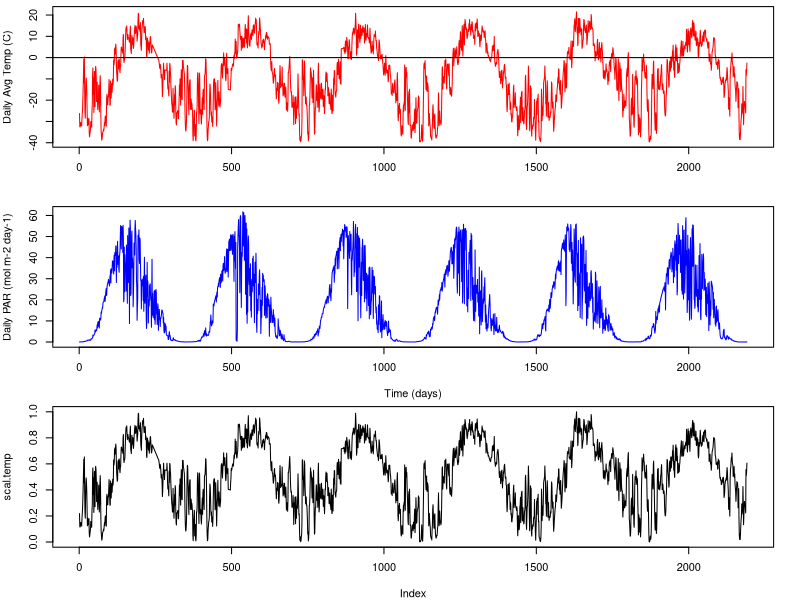
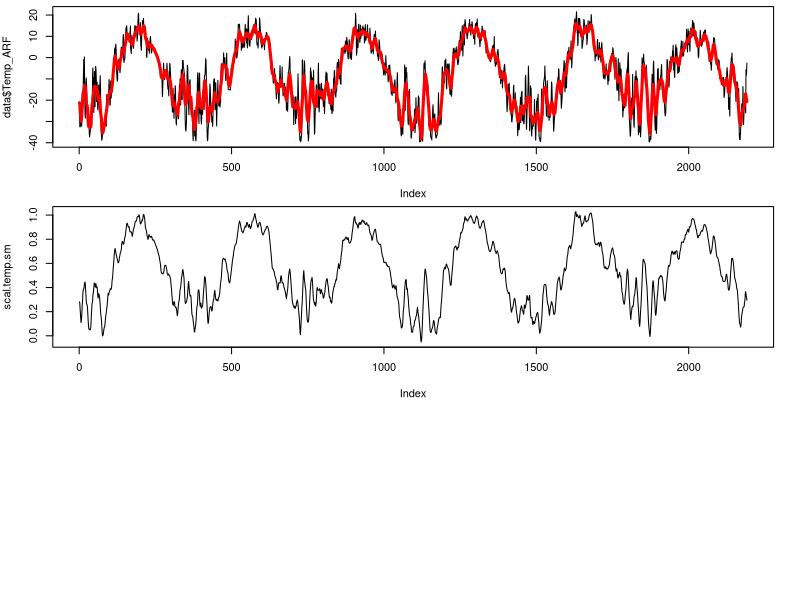

Write the R code that produced these figures, in order. (Note: this script raises an error after producing the figures.)
############re-loading the data

#set working directory to C-N-model
data = read.csv("InputData_Processed.csv") #This is the "FluxData.csv" file, but with added calculations of GDD
head(data)


#plot the data
par(mfrow=c(3,1), mar=c(4,4,0.5,2))
plot(data$Temp_ARF~data$time, type="l", ylab = "Daily Avg Temp (C)", col="red", xlab="")
abline(h=0)
plot(data$PAR_ARF~data$time, type="l", ylab = "Daily PAR (mol m-2 day-1)", col="blue", xlab = "Time (days)")

#need to calculate DOY of senescence 
years = unique(data$year) #tells you which years we have data for 
sen.day = NA
for (i in 1: length(years)){
  year.i = years[i]
  data.year = subset(data, data$year==year.i)
  sen.day[i] = min(data.year$DOY[which(data.year$Temp_ARF<=10 & data.year$DOY>200)])
}
sen.day
num.days = c(365, 365, 365, 366, 365,365)
senDOY = rep(c(sen.day), c(num.days))
data = data.frame(data, senDOY = senDOY)
head(data)

#create a temperature scalar
Tmax.day = NA
Tmin.day = NA
for (i in 1: length(years)){
  year.i = years[i]
  data.year = subset(data, data$year==year.i)
  Tmax.day[i]=max(data.year$Temp_ARF)
  Tmin.day[i]=min(data.year$Temp_ARF)
}
Tmax.day # max temps for each year
Tmax.mean=mean(Tmax.day)
Tmin.mean=mean(Tmin.day)

scal.temp=NULL
for (i in 1:length(data$Temp_ARF)){
  scal.temp[i] = (data$Temp_ARF[i] - Tmin.mean)/(Tmax.mean-Tmin.mean) 
}

#rescale to 1
minscal = min(scal.temp)
maxscal = max(scal.temp)
for (i in 1:length(scal.temp)){
  scal.temp[i] = (scal.temp[i] - minscal)/(maxscal-minscal) 
}
plot(scal.temp, type="l")


#create a smoothed temperature scalar
#average of current sample, 5 future samples, and 5 past samples
filt=rep(1/11,11)
Temp.sm = filter(data$Temp_ARF, filt, sides=2, circular=TRUE)
plot(data$Temp_ARF, type="l")
lines(Temp.sm, col="red", lwd="3")
data=data.frame(data, Temp_sm=Temp.sm)

Tmaxsm.day = NA
Tminsm.day = NA
for (i in 1: length(years)){
  year.i = years[i]
  data.year = subset(data, data$year==year.i)
  Tmaxsm.day[i]=max(data.year$Temp_sm)
  Tminsm.day[i]=min(data.year$Temp_sm)
}
Tmaxsm.day # max temps for each year
Tmaxsm.mean=mean(Tmaxsm.day)
Tminsm.mean=mean(Tminsm.day)

scal.temp.sm=NULL
for (i in 1:length(Temp.sm)){
  scal.temp.sm[i] = (Temp.sm[i] - Tminsm.mean)/(Tmaxsm.mean-Tminsm.mean) 
}

plot(scal.temp.sm, type="l")

#need to calculate slope for each 7 day period
start = seq(1, length(Temp.sm), 8) #create a sequence of start iterations for slope calculations
end = seq(8, length(Temp.sm), 8) #create a sequence of end iterations for slope calculations
start
end

#need to look at slope to determine end of season
slope=rep(NA, length(Temp.sm))
for(i in 1:length(start)){
  slope.i = (Temp.sm[end[i]]-Temp.sm[start[i]])/7
  start.i = start[i]
  end.i = end[i]
  slope[start.i:end.i]=rep(slope.i, 8)
}
slope
slope[2185:length(slope)]=slope[2184] #these points don't really matter, but I don't want them to be NAs
slope
data=data.frame(data, slope=slope)
head(data)


spring.test = rep(0, length(slope))
for(i in 9:length(data$slope)-8){
  if(slope[i]>0 & slope[i+8]>0){
    spring.test[i]=1
  }
}
spring.test

fall.test = rep(0, length(slope))
for(i in 9:length(data$slope)-8){
  if(slope[i]<0 & slope[i+8]<0){
    fall.test[i]=1
  }
}
fall.test


par(mfrow=c(2,1))
plot(Temp.sm)
lines(spring.test*10, col="red")
plot(Temp.sm)
lines(fall.test*10, col="red")



data=data.frame(data, springtest=spring.test, falltest=fall.test)
head(data)

years = unique(data$year) #tells you which years we have data for 
start.day = NA
for (i in 1: length(years)){
  year.i = years[i]
  data.year = subset(data, data$year==year.i)
  start.day[i] = min(data.year$DOY[which(data.year$DOY>120 & data.year$Temp_ARF>=-5 & data.year$springtest==1)])
}
start.day
startDOY = rep(c(start.day), c(num.days))
data = data.frame(data, startDOY = startDOY)
head(data)

end.day = NA
for (i in 1: length(years)){
  year.i = years[i]
  data.year = subset(data, data$year==year.i)
  end.day[i] = min(data.year$DOY[which(data.year$DOY>240 & data.year$Temp_ARF<=0 & data.year$falltest==1)])
}
end.day
endDOY = rep(c(end.day), c(num.days))
data = data.frame(data, endDOY = endDOY)
head(data)

data.compare2=read.csv("Assimilation_data_ALL.csv")

par(mfrow=c(1,1))
plot(data.compare2$NEE~data.compare2$Time, col="forestgreen", xlim=c(1,1826))
abline(v=c(start.day+c(0,365,365+365,365+365+366, 365+365+366+365, 365+365+366+365+365)), col="red")
abline(v=c(sen.day+c(0,365,365+365,365+365+366, 365+365+366+365, 365+365+366+365+365)))
abline(v=c(end.day+c(0,365,365+365,365+365+366, 365+365+366+365, 365+365+366+365+365)), col="blue")

###############seasonal scalar##############

scal.seas=rep(1, length(data$DOY))
for (i in 1:length(data$DOY)){
  if(data$DOY[i]<data$startDOY[i]){ #prior to snow melt
    scal.seas[i]=0
  }
  if(data$DOY[i]>=data$startDOY[i]){ #after melt
    if(data$DOY[i]<=data$senDOY[i]){ #prior to peak
      slope = 1/(data$senDOY[i]-data$startDOY[i])
      scal.seas[i] = 0+(slope*(data$DOY[i]-data$startDOY[i]))
    }
    if(data$DOY[i]>data$senDOY[i] & data$DOY[i]<data$endDOY[i]){ #after peak but before frost
      slope = 1/(data$endDOY[i]-data$senDOY[i])
      scal.seas[i] = 0+(slope*(data$endDOY[i]-data$DOY[i]))
    }
    if(data$DOY[i]>=data$endDOY[i]){ #after frost
      scal.seas[i]=0
    }
  }
}

plot(scal.seas)

#FINALLY, need to calculate average growing season temperature
#pull out GS data (DOY > 150 & DOY < 250)
head(data)

years = unique(data$year) #tells you which years we have data for 
Temp_avg = NA
for (i in 1: length(years)){
  year.i = years[i]
  data.year = subset(data, data$year==year.i)
  Temp_GS = data.year$Temp_ARF[data.year$DOY>=data.year$startDOY[1] & data.year$DOY <= data.year$endDOY[1]]
  Temp_avg[i] = mean(Temp_GS)
}
Temp_avg
Temp_avg = rep(c(Temp_avg), c(num.days))
data = data.frame(data, Temp_avg = Temp_avg)
head(data)


Tavg.site = mean(Temp_GS)
Tdiff = Tavg.site - Tavg.Toolik


time = seq(1:length(data$time))
#make into functions so that it will be continuous in the model
Temp.d1 <- approxfun(x=data$time, y=data$Temp_ARF, method="linear", rule=2)
TempAvg.d1 <- approxfun(x=data$time, y=data$Temp_avg, method="linear", rule=2)
PAR.d1 <- approxfun(x=data$time, y=data$PAR_ARF, method="linear", rule=2)
scaltemp.d1 <- approxfun(x=data$time, y=scal.temp.sm, method="linear", rule=2)
scalseason.d1 <- approxfun(x=data$time, y=scal.seas, method="linear", rule=2)
DOY.d1 <- approxfun(x=data$time, y=data$DOY, method="linear", rule=2)
Year.d1 <- approxfun(x=data$time, y=data$year, method="linear", rule=2)
